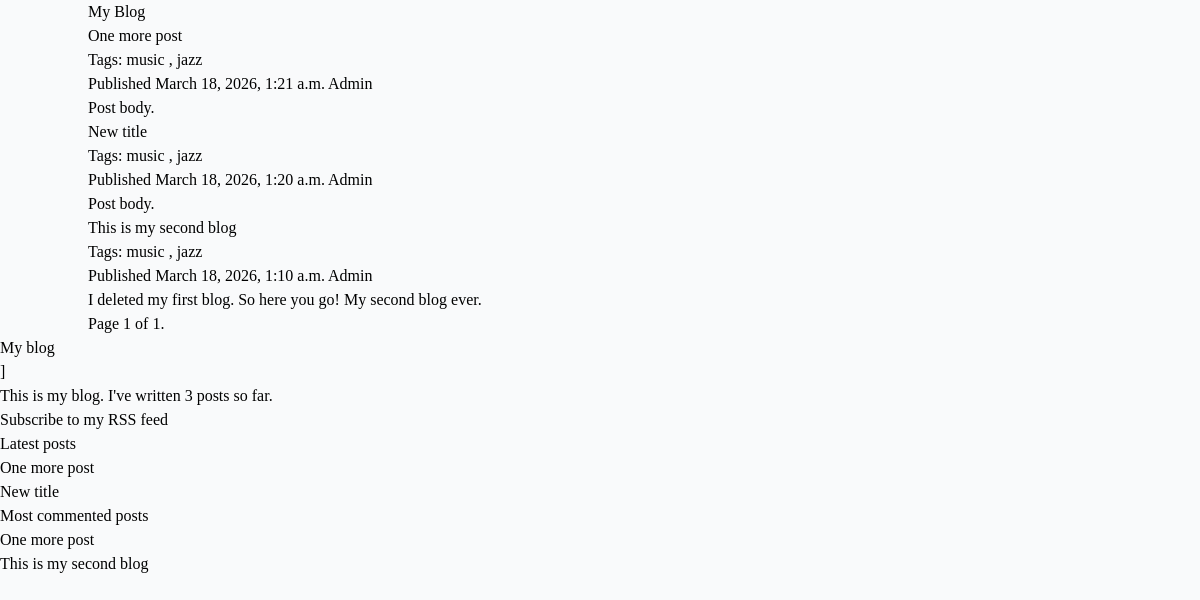
/blog/, run on an earlier commit of the app's database.
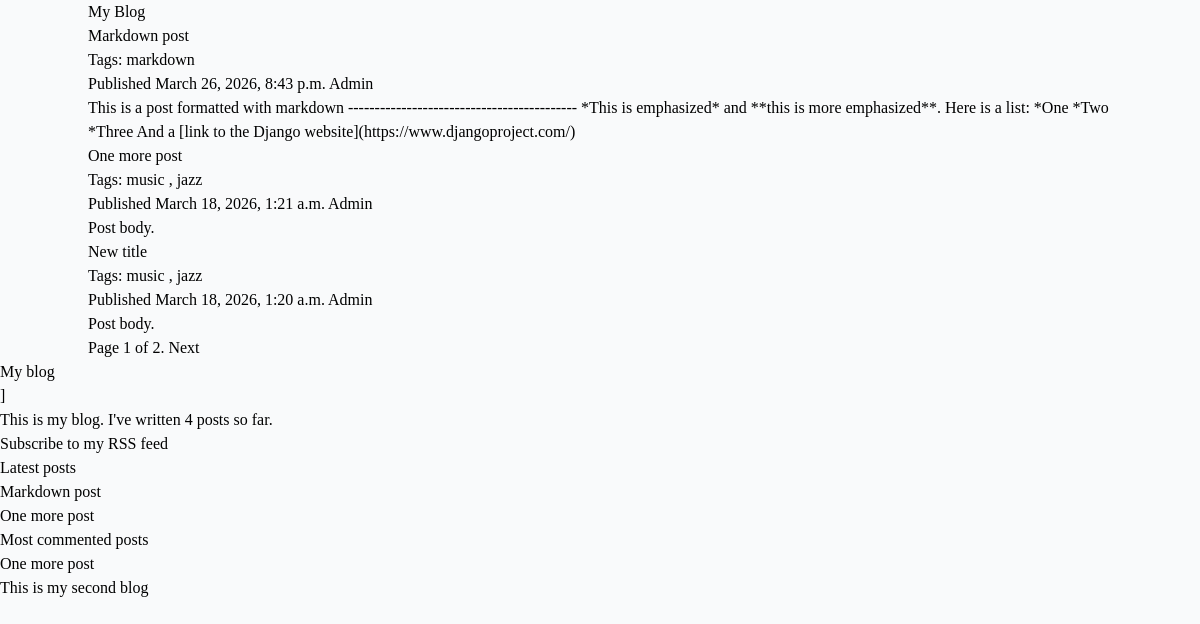
And on a later commit of the database.
### blog/models.py (models this page shows, shortened)
class Post(models.Model):
    class Status(models.TextChoices):
        DRAFT = 'DF', 'Draft'
        PUBLISHED = 'PB', 'Published'
    title = models.CharField(max_length=250)
    slug = models.SlugField(
        max_length=250,
        unique_for_date='publish')
    author = models.ForeignKey(
        settings.AUTH_USER_MODEL,
        on_delete=models.CASCADE,
        related_name='blog_posts'
    )
    body = models.TextField()
    publish = models.DateTimeField(default=timezone.now)
    created = models.DateTimeField(auto_now_add=True)
    updated = models.DateTimeField(auto_now_add=True)
    status = models.CharField(
        max_length=2,
        choices=Status,
        default=Status.DRAFT
    )
    objects = models.Manager()
    published = PublishedManager()
    draft = DraftManager()
    class Meta:
        ordering = ['-publish']
        indexes = [
            models.Index(fields=['-publish']),
        ]
    def get_absolute_url(self):
        return reverse(
            "blog:post_detail",
            args=[
                self.publish.year,
                self.publish.month,
                self.publish.day,
                self.slug
            ]
        )
    tags = TaggableManager()

### blog/views.py (the view)
# urls.py: path('', views.post_list, name='post_list'),
def post_list(request, tag_slug=None):
    post_list = Post.published.all()
    tag = None
    if tag_slug:
        tag = get_object_or_404(Tag, slug=tag_slug)
        post_list = post_list.filter(tags__in=[tag])
    paginator = Paginator(post_list, 3)
    page_number = request.GET.get('page', 1)
    try:
        posts = paginator.page(page_number)
    except EmptyPage:
        posts = paginator.page(paginator.num_pages)
    except PageNotAnInteger:
        posts = paginator.page(1)
    context = {
        'posts': posts,
        'tag': tag
    }
    return render(request, 'blog/post/list.html', context=context)

### blog/models.py (called while the page is built)
    def get_queryset(self):
        return super().get_queryset().filter(status=Post.Status.PUBLISHED)

### blog/templatetags/blog_tags.py (called while the page is built)
@register.simple_tag
def total_posts():
    return Post.published.count()

@register.inclusion_tag('blog/post/latest_posts.html')
def show_latest_posts(count=5):
    latest_posts = Post.published.order_by('-publish')[:count]
    return {'latest_posts': latest_posts}

@register.simple_tag
def most_commented_posts(count=2):
    return Post.published.annotate(
        total_comments=Count('comments')
    ).order_by('-total_comments')[:count]

### blog/templates/blog/post/list.html (shortened to what this page needs)
{% extends 'blog/base.html' %}
{% block content %}
    <h1>My Blog</h1>
    {% for post in posts %}
        <h2>
            <a href="{{ post.get_absolute_url }}">
                {{ post.title }}
            </a>
        </h2>
        <p class="tags">
            Tags:
            {% for tag in post.tags.all %}
                <a href="{% url "blog:post_list_by_tag" tag.slug %}">
                {{ tag.name }}
                </a> {% if not forloop.last %}, {% endif %}
            {% endfor %}
        </p>
        <p class="date">
        Published {{ post.publish }} {{ post.author }}
        </p>
    {{ post.body | truncatewords:30 | linebreaks }}
    {% endfor %}
    {% include "pagination.html" with page=posts %}
{% endblock %}

### blog/templates/blog/base.html (shortened to what this page needs)
{% load blog_tags %}
{% load static tailwind_tags %}
<!DOCTYPE html>
<html lang="en">
<head>
    {% tailwind_css %}
</head>
<body class="bg-gray-50 text-black font-serif leading-normal tracking-normal">
    <div class="container mx-auto">
        {% block content %}{% endblock %}
    </div>
    <div>
        <h2>My blog</h2>]
        <p>This is my blog.
        I've written {% total_posts %} posts so far.
        </p>
        <p>
            <a href="{% url "blog:post_feed" %}">
                Subscribe to my RSS feed
            </a>
        </p>
        <h3>Latest posts</h3>
        {% show_latest_posts 2 %}
        <h3>Most commented posts</h3>
        {% most_commented_posts as most_comments %}
        <ul>
            {% for post in most_comments %}
            <li>
                <a href="{{ post.get_absolute_url }}">{{ post.title }}</a>
            </li>
            {% endfor %}
        </ul>
    </div>
</body>
</html>

### blog/templates/pagination.html (shortened to what this page needs)
<div class="pagination">
    <span class="step-links">
        <span class="current">
            Page {{ page.number }} of {{ page.paginator.num_pages }}.
        </span>
        {% if page.has_next %}
            <a href="?page={{ page.next_page_number }}">Next</a>
        {% endif %}
    </span>
</div>

### blog/templates/blog/post/latest_posts.html
<ul>
    {% for post in latest_posts %}
        <li>
            <a href="{{ post.get_absolute_url }}">{{ post.title }}</a>
        </li>
    {% endfor %}
</ul>

What changed in the data, as far as the page shows it:
no longer on one of the page's lists (row unchanged): Post: title "New title"
no longer on one of the page's lists (row unchanged): Post: title "This is my second blog", publish "March 18, 2026, 1:10 a.m.", author "Admin", body "I deleted my first blog. So here you go! My second blog ever."
added Post: title "Markdown post", publish "March 26, 2026, 8:43 p.m.", author "Admin", body "This is a post formatted with markdown ------------------------------------------- *This is emphasized* and **this is more emphasized**. Here is a list: *One *Two *Three And a [link to the Django website](https://www.djangoproject.com/)"
added Tag: name "markdown", shown under "Markdown post"
computed for Post "This is my second blog": loses Tag (name "music"); loses Tag (name "jazz")
Also different on the page:
{{ page.paginator.num_pages }}: "1" → "2"
text no longer shown: "3"
text now shown: "Next 4"
